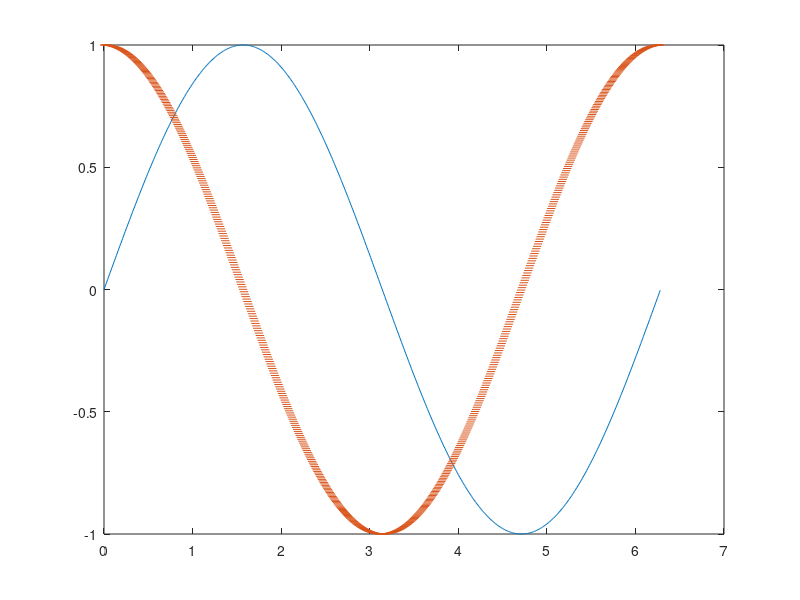

The MATLAB source for this figure: (Note: this script raises an error after producing the figure.)
t = 0:0.01:2*pi;
x = sin(t);
y = cos(t);

plot(t, x, '-', t, y, '___');
grid ___;
xlabel('___');
ylabel('___');
title('______________________');
legend('___', '___');
